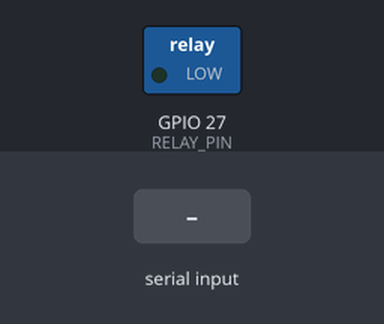
The sketch below on a simulated ESP32. Shown: switched loads named in the sketch (green lamp = pin HIGH). The inputs (shaded band) are chosen by the test bench. What the sketch prints to the serial monitor is not drawn.

Above: at 4.5 s.
4.6 s: "c\n" received over Serial
At 5.7 s:
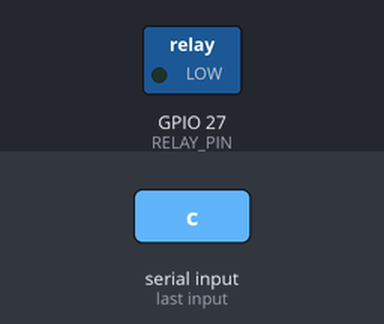
6.1 s: "1\n" received over Serial
At 6.4 s:
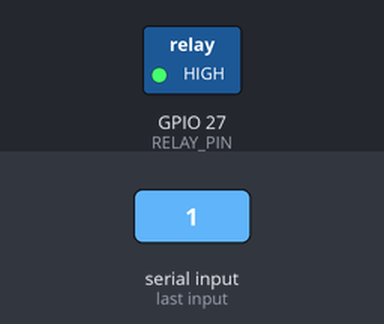
7.6 s: "0\n" received over Serial
At 8.8 s:
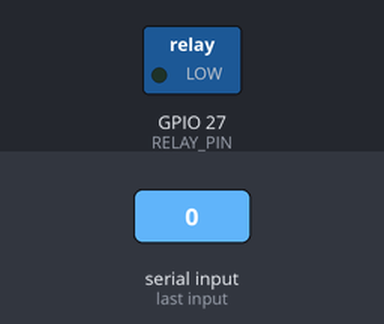
9.1 s: "t\n" received over Serial
At 9.9 s:
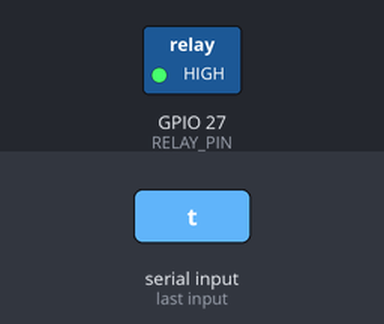
Timing chart, 0 to 20.6 s (numbered marks = the images above; inputs shaded):
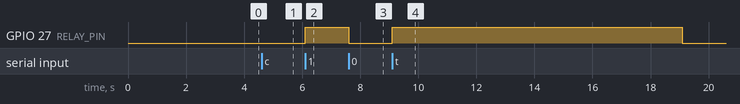

The sketch:

esp32_relay_motor_test.ino
```cpp
/* =============================================================
   ESP32 single relay + DC motor test
   -------------------------------------------------------------
   Smallest useful test: click one relay, watch one motor.

     ESP32 GPIO 27  -> relay module IN1
     ESP32 GND      -> relay module GND      <-- required
     relay VCC      -> 5V

   Motor goes on the screw terminals of channel 1, never on the
   IN1 header pin:

     motor lead 1   -> COM
     motor lead 2   -> battery -
     battery +      -> NO

   So the relay interrupts the positive side. Closed = motor runs.
   One relay is on/off only; reversing needs a second relay.

   -------------------------------------------------------------
   WHAT IT DOES

   On boot: holds the relay released for 3 seconds, then runs 3
   slow on/off cycles by itself, then waits for serial commands.

   Serial Monitor at 115200:

     1   relay on
     0   relay off
     t   toggle
     c   start / stop continuous cycling
     i   invert active level (if the logic is backwards)
     ?   show this list

   -------------------------------------------------------------
   IF THE RELAY IS ON WHEN IT SHOULD BE OFF

   Most 4-relay boards are active low: the input is pulled to
   ground to energise. If yours behaves backwards, press 'i' and
   it flips at runtime — then set ACTIVE_LOW_DEFAULT to match so
   it comes up correctly next time.

   Getting this backwards means the motor runs the instant the
   ESP32 boots, which is why the sketch idles for 3 seconds
   before doing anything.
   ============================================================= */

const int RELAY_PIN = 27;

const bool ACTIVE_LOW_DEFAULT = false;   // most modules

const unsigned long ON_MS  = 2000;      // auto-cycle timings
const unsigned long OFF_MS = 2000;
const int  STARTUP_CYCLES  = 3;

// Cuts the relay if it has been closed this long outside cycling
// mode, so a stalled motor is not left energised. 0 disables.
const unsigned long MAX_ON_MS = 10000;

bool activeLow = ACTIVE_LOW_DEFAULT;
bool relayOn   = false;
int  pinLevel  = HIGH;

bool cycling = true;
int  cyclesLeft = STARTUP_CYCLES;       // negative means forever
unsigned long lastChange = 0;
unsigned long onSince = 0;

// ------------------------------------------------------------

void setRelay(bool on) {
  relayOn  = on;
  pinLevel = (on == activeLow) ? LOW : HIGH;
  digitalWrite(RELAY_PIN, pinLevel);
  if (on) onSince = millis();

  Serial.print(on ? "  ON   " : "  off  ");
  Serial.print("GPIO ");
  Serial.print(RELAY_PIN);
  Serial.print(" = ");
  Serial.print(pinLevel == HIGH ? "HIGH" : "LOW ");
  Serial.print("   (active ");
  Serial.print(activeLow ? "low)" : "high)");
  Serial.println();
}

void help() {
  Serial.println();
  Serial.println("  1  on      0  off     t  toggle");
  Serial.println("  c  cycle   i  invert  ?  help");
  Serial.println();
}

void handleSerial() {
  while (Serial.available()) {
    char c = Serial.read();
    if (c == '\r' || c == '\n' || c == ' ') continue;

    switch (c) {
      case '1': cycling = false; setRelay(true);  break;
      case '0': cycling = false; setRelay(false); break;
      case 't': cycling = false; setRelay(!relayOn); break;

      case 'c':
        cycling = !cycling;
        cyclesLeft = -1;                  // forever
        lastChange = millis();
        Serial.println(cycling ? "cycling" : "stopped");
        if (!cycling) setRelay(false);
        break;

      case 'i':
        activeLow = !activeLow;
        Serial.print("active level now ");
        Serial.println(activeLow ? "low" : "high");
        setRelay(relayOn);                // re-apply with new polarity
        break;

      case '?': help(); break;

      default:
        Serial.print("unknown: ");
        Serial.println(c);
    }
  }
}

void runCycle() {
  if (!cycling) return;

  unsigned long now = millis();
  unsigned long due = relayOn ? ON_MS : OFF_MS;
  if (now - lastChange < due) return;

  lastChange = now;

  if (relayOn) {
    setRelay(false);
    if (cyclesLeft > 0 && --cyclesLeft == 0) {
      cycling = false;
      Serial.println("\nauto cycles done. serial control is live, '?' for help.");
    }
  } else {
    setRelay(true);
  }
}

void safetyCutoff() {
  if (cycling || !relayOn || MAX_ON_MS == 0) return;
  if (millis() - onSince < MAX_ON_MS) return;

  Serial.println("max on-time reached, cutting relay");
  setRelay(false);
}

// ------------------------------------------------------------

void setup() {
  Serial.begin(115200);
  delay(300);

  pinMode(RELAY_PIN, OUTPUT);
  setRelay(false);

  Serial.println("\n=== relay + motor test ===");
  Serial.println("relay released. listening for 3 seconds before");
  Serial.println("anything moves — check it is quiet and still.");
  Serial.println("if the motor is already running, press 'i'.\n");

  delay(3000);

  Serial.println("starting 3 auto cycles...");
  lastChange = millis();
}

void loop() {
  handleSerial();
  runCycle();
  safetyCutoff();
}

/* =============================================================
   READING THE RESULT

   Relay clicks, motor spins
     Working. Wire the second relay per the H-bridge pattern when
     you want reverse.

   Relay clicks, motor does nothing
     The logic side is fine and the problem is downstream. Meter
     across the motor terminals while the relay is closed. Near
     zero volts means the contact path is wrong — check the motor
     is on COM and NO, not COM and NC. Full voltage with no
     movement means the motor is stalled or open.

   Motor runs the moment the ESP32 boots
     Polarity is inverted. Press 'i', then change
     ACTIVE_LOW_DEFAULT.

   No click at all
     Coil supply. The module needs 5V on VCC, and its GND must be
     bonded to the ESP32's. Meter VCC to GND at the module.

   Voltage sags and the motor barely turns
     Supply current. A breadboard power module is built for logic
     and will fold under motor load — give the motor its own pack.

   ESP32 resets when the relay closes
     Coil current through the ESP32's regulator, or motor noise.
     Feed the coils separately and put a 100nF ceramic across the
     motor terminals at the motor.
   ============================================================= */
```

Measured:
- after the input at 4.6 s, GPIO 27 (RELAY_PIN): stays LOW (without the input it goes to HIGH after 0.71 s)
- after the input at 6.1 s, GPIO 27 (RELAY_PIN): LOW → HIGH at once
- after the input at 7.6 s, GPIO 27 (RELAY_PIN): HIGH → LOW at once
- after the input at 9.1 s, GPIO 27 (RELAY_PIN): LOW → HIGH at once, → LOW 10.0 s later
